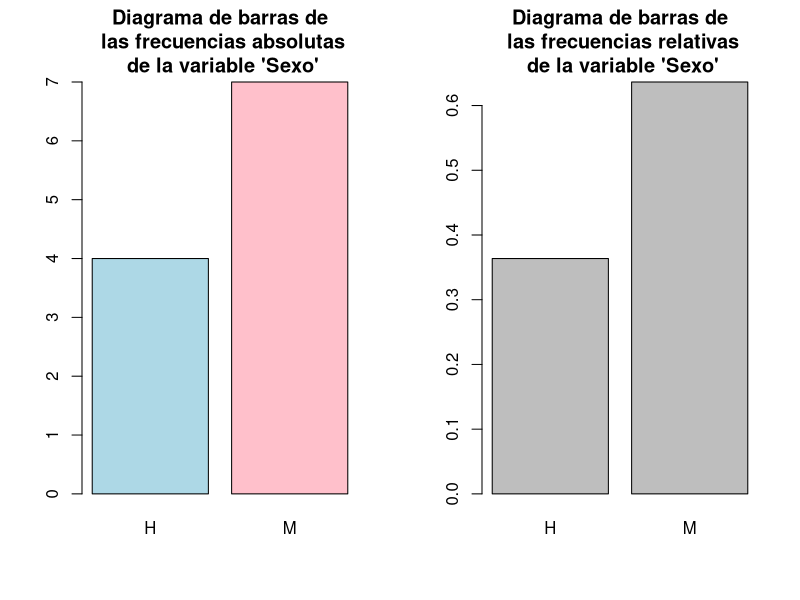
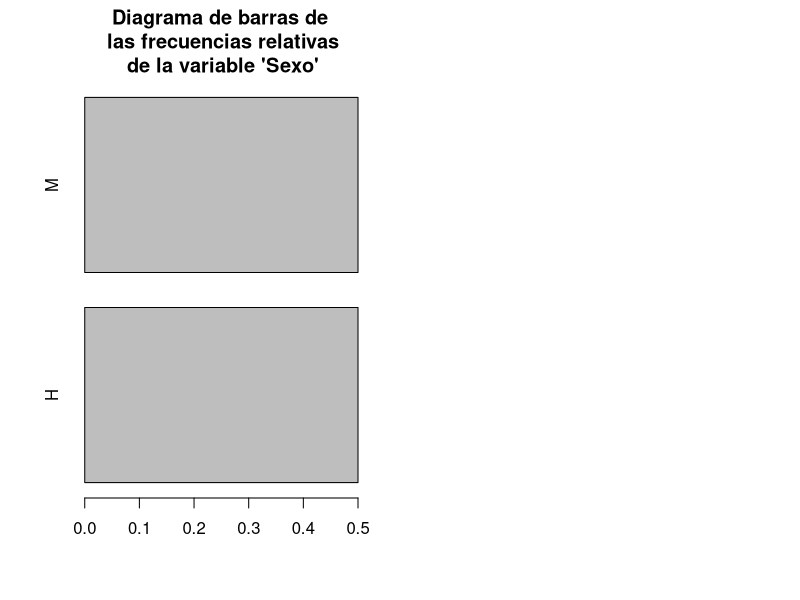
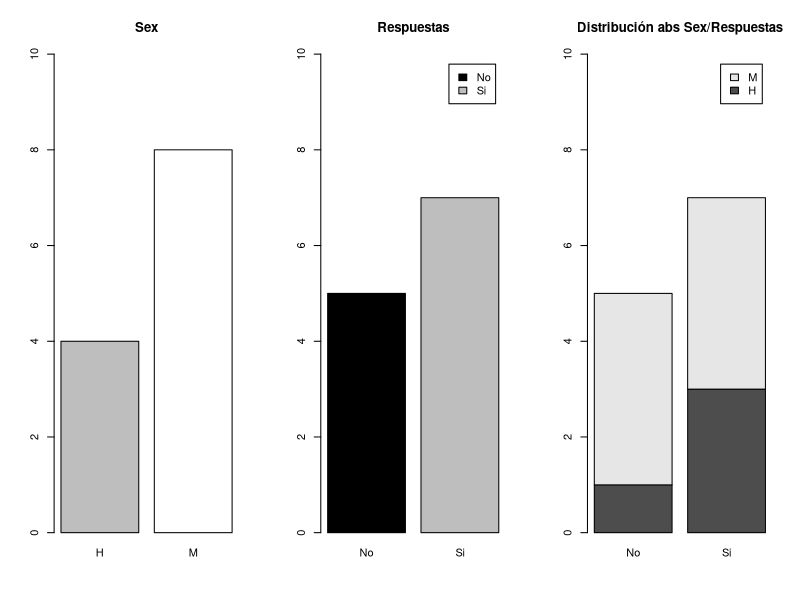
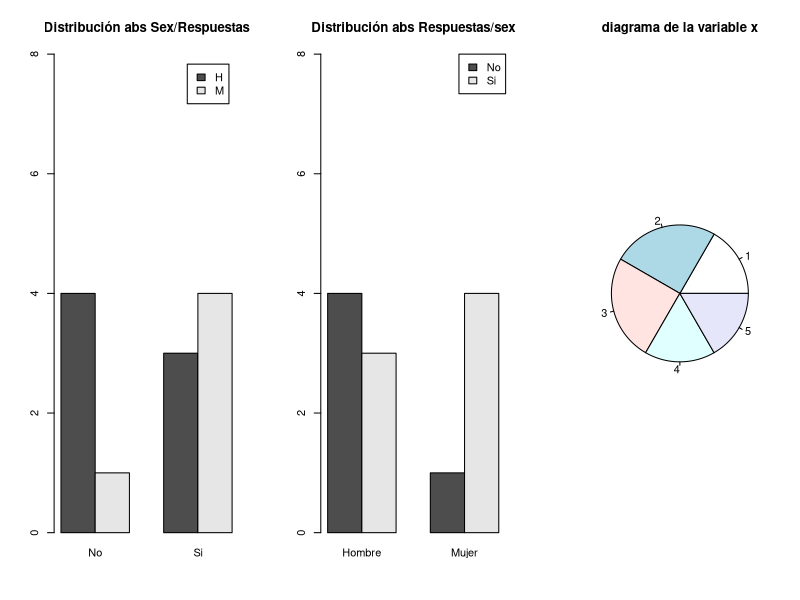
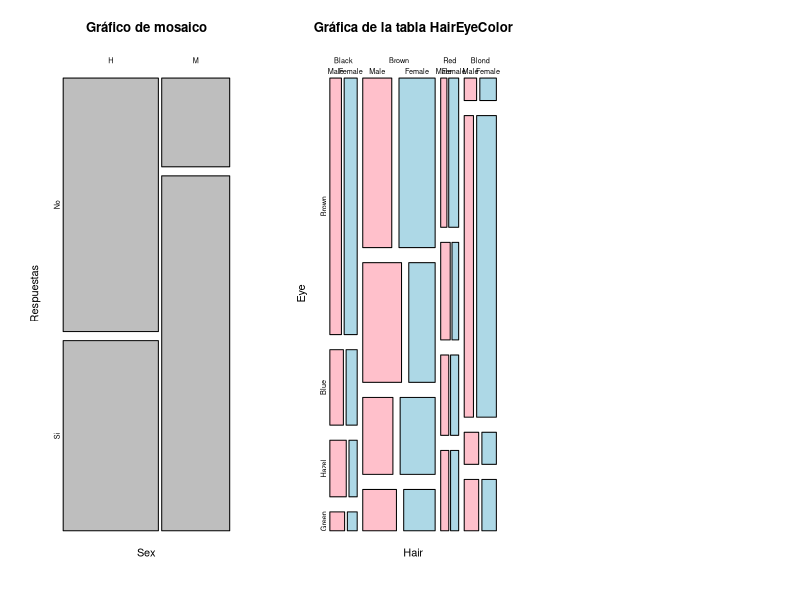

Reproduce these figures in R, in order.
## ---- chunk 1

HairEyeColor

sum(HairEyeColor) -> total
## ---- chunk 2

prop.table(HairEyeColor, margin = 1)
prop.table(HairEyeColor, margin = c(1,2))
## ---- chunk 3

aperm(HairEyeColor, perm = c("Sex", "Hair", "Eye"))
## ---- chunk 4

library(xtable)
sex = factor(c("H","M","M","M","H","H","M","M"))
ans = factor(c("S","N","S","S","S","N","N","S"))

xtable(table(sex,ans))
## ---- chunk 5
par(mfrow = c(1,2))

Sex = sample(c("H","M"), 11, replace = TRUE)
barplot(table(Sex), col = c("lightblue", "pink"), main ="Diagrama de barras de\n las frecuencias absolutas\n de la variable 'Sexo'")


barplot(prop.table(table(Sex)), main ="Diagrama de barras de\n las frecuencias relativas\n de la variable 'Sexo'")
## ---- chunk 6
Sex = factor(sample(c("H","M"), 12, replace = TRUE))
barplot(prop.table(table(Sex)), main ="Diagrama de barras de\n las frecuencias relativas\n de la variable 'Sexo'", horiz = TRUE)
## ---- chunk 7

Respuestas = factor(sample(c('Si', 'No'), size=12, replace = TRUE))
Sex = factor(sample(c("H","M"), size = 12, replace = TRUE))

par(mfrow = c(1,3))
barplot(table(Sex),col = c('gray','white'), ylim = c(0,10), main ="Sex")
barplot(table(Respuestas), col = c('black', 'gray'),ylim = c(0,10), legend.text = T, main = "Respuestas")
barplot(table(Sex, Respuestas),ylim = c(0,10), legend.text = T, main = "Distribución abs Sex/Respuestas")
## ---- chunk 8

Respuestas = factor(sample(c('Si', 'No'), size=12, replace = TRUE))
Sex = factor(sample(c("H","M"), size = 12, replace = TRUE))


barplot(table(Sex, Respuestas),ylim = c(0,8), beside = T,legend.text = T, main = "Distribución abs Sex/Respuestas")

barplot(table(Respuestas, Sex),ylim = c(0,8), names = c("Hombre", "Mujer") ,beside = T,legend.text = T, main = "Distribución abs Respuestas/sex", args.legend = list(x = 'topright'))

## ---- chunk 9

x = c(4,2,3,5,1,4,3,1,5,2,3,2)
pie(table(x), main = "diagrama de la variable x")

## ---- chunk 10

plot(table(Sex, Respuestas), main ="Gráfico de mosaico")

## ---- chunk 11

plot(HairEyeColor, main = "Gráfica de la tabla HairEyeColor", col = c("pink", "lightblue"))

